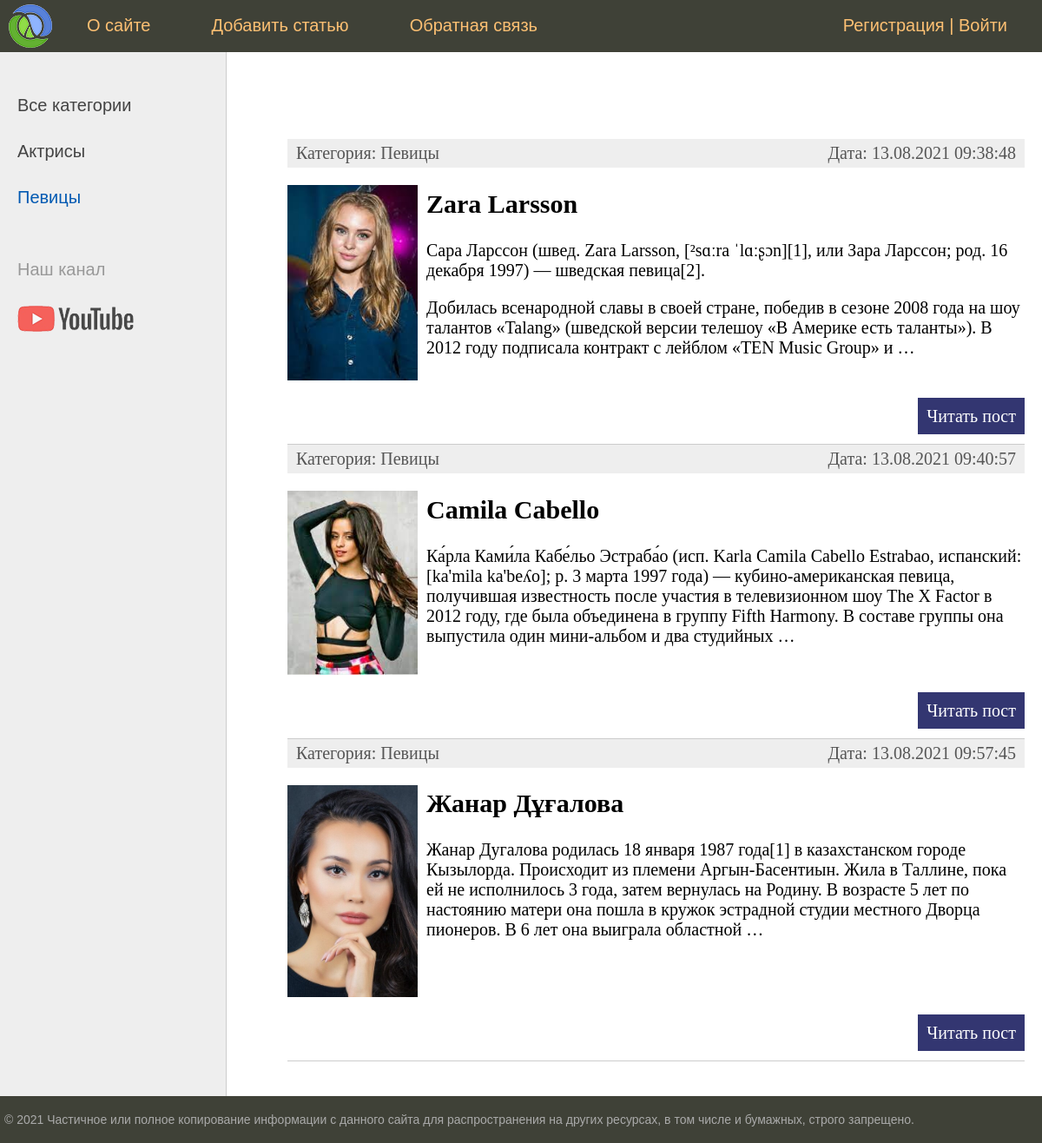
Screenshot of /category/pevicy/ with the database file from the repository.
### women/models.py (models this page shows, shortened)
class Category(models.Model):
    name = models.CharField(max_length=100, db_index=True, verbose_name='Категория')
    slug = models.SlugField(max_length=255, unique=True, db_index=True, verbose_name='URL')
    def __str__(self):
        return self.name
    def get_absolute_url(self):
        return reverse('category', kwargs={'cat_slug': self.slug})
    class Meta:
        verbose_name = 'Категория'
        verbose_name_plural = 'Категории'
        ordering = ['id']

class Women(models.Model):
    title = models.CharField(max_length=255, verbose_name="Заголовок")
    slug = models.SlugField(max_length=255, unique=True, db_index=True, verbose_name='URL')
    content = models.TextField(blank=True, verbose_name="Текст статьи")
    photo = models.ImageField(upload_to='photos/%Y/%m/%d/', verbose_name="Фото")
    time_create = models.DateTimeField(auto_now_add=True, verbose_name="Время создания")
    time_update = models.DateTimeField(auto_now=True, verbose_name="Время изменения")
    is_published = models.BooleanField(default=True, verbose_name="Публикация")
    cat = models.ForeignKey('Category', on_delete=models.PROTECT, verbose_name="Категории")
    def get_absolute_url(self):
        return reverse('post', kwargs={'post_slug': self.slug})
    class Meta:
        verbose_name = 'Известные женщины'
        verbose_name_plural = 'Известные женщины'
        ordering = ['time_create', 'title']

### women/views.py (the view)
# urls.py: path('category/<slug:cat_slug>/', WomenCategory.as_view(), name='category'),
class WomenCategory(ListView):
    model = Women
    template_name = 'women/index.html'
    context_object_name = 'posts'
    allow_empty = False
    def get_context_data(self, *, object_list=None, **kwargs):
        context = super().get_context_data(**kwargs)
        context['menu'] = menu
        context['title'] = 'Категория - ' + str(context['posts'][0].cat)
        context['cat_selected'] = context['posts'][0].cat_id
        return context
    def get_queryset(self):
        return Women.objects.filter(cat__slug=self.kwargs['cat_slug'], is_published=True)

### women/templatetags/women_tags.py (called while the page is built)
@register.simple_tag(name='getcats')
def get_categories():
    return Category.objects.all()

### women/templates/women/index.html (shortened to what this page needs)
{% extends 'women/base.html' %}
{% block content %}
<ul class="list-articles">
	{% for p in posts %}
			<li>
				<div class="article-panel">
					<p class="first">Категория: {{ p.cat }}</p>
					<p class="last">Дата: {{ p.time_update|date:"d.m.Y H:i:s" }}</p>
				</div>
				{% if p.photo %}
					<p><img src="{{ p.photo.url }}" class="img-article-left thumb"></p>
				{% endif %}
				<h2>{{p.title}}</h2>
	{% autoescape on %}
	{{p.content|linebreaks|truncatewords:50}}
	{% endautoescape %}
				<p class="link-read-post"><a href="{{ p.get_absolute_url }}">Читать пост</a></p>
			</li>
	{% endfor %}
</ul>
{% endblock %}

### women/templates/women/base.html (shortened to what this page needs)
{% load static %}
{% load women_tags %}
<!DOCTYPE html>
<html>
<head>
	<link type="text/css" href="{% static 'women/css/style.css' %}" rel="stylesheet" />
</head>
<body>
<table class="table-page" border=0 cellpadding="0" cellspacing="0">
<tr><td valign=top>
{% block mainmenu %}
		<div class="header">
			<ul id="mainmenu" class="mainmenu">
				<li class="logo"><a href="{% url 'home' %}"><div class="logo"></div></a></li>
				{% for m in menu %}
					<li><a href="{% url m.url_name %}">{{m.title}}</a></li>
				{% endfor %}
				{% if request.user.is_authenticated %}
					<li class="last"> {{ user.username }} | <a href="{% url 'logout' %}">Выйти</a></li>
				{% else %}
					<li class="last"><a href="{% url 'register' %}">Регистрация</a> | <a href="{% url 'login' %}">Войти</a></li>
				{% endif %}
			</ul>
		</div>
{% endblock mainmenu %}
<table class="table-content" border=0 cellpadding="0" cellspacing="0">
<tr>
	<td valign="top" class="left-chapters">
		{% getcats as categories %}
	<ul id="leftchapters">
		{% if cat_selected == 0 %}
			<li class="selected">Все категории</li>
		{% else %}
			<li><a href="{% url 'home' %}">Все категории</a></li>
		{% endif %}
		{% for c in categories %}
			{% if c.pk == cat_selected %}
				<li class="selected">{{ c.name }}</li>
			{% else %}
				<li><a href="{{ c.get_absolute_url }}">{{ c.name }}</a></li>
			{% endif %}
		{% endfor %}
		<li class="share">
		<p>Наш канал</p>
		<a class="share-yt" href="https://www.youtube.com/channel/UClJzWfGWuGJL2t-3dYKcHTA/playlists" target="_blank" rel="nofollow"></a>
		</li>
	</ul>
</td>
<td valign="top" class="content">
	<div class="content-text">
{% block content %}
{% endblock %}
	</div>
</td></tr></table>
</td></tr>
<tr><td valign=top>
	<div id="footer">
		<p>&copy; 2021 Частичное или полное копирование информации с данного сайта для распространения на других ресурсах, в том числе и бумажных, строго запрещено.</p>
	</div>
</td></tr></table>
</body>
</html>

### women/static/women/css/style.css (style rules this page uses)
html, body { font-family: 'Arial'; margin: 0; padding: 0; height: 100%; width: 100%; color: #444; }
a { color: #0059b2; text-decoration: none; }
img { max-width: 600px; height: auto; }
img.img-article-left { max-width: 300px; height: auto; float: left; padding: 0 10px 10px 0; }
img.img-article-left.thumb { max-width: 150px; height: auto; }
p.link-read-post { text-align: right; }
p.link-read-post a { padding: 10px; min-width: 100px; background: #333671; color: #fff; text-decoration: none; }
div.article-panel { background: #eee; padding: 5px 10px 5px 10px; box-sizing: border-box; overflow: hidden; color: #555; }
div.article-panel p.first { margin: 0; float: left; }
div.article-panel p.last { margin: 0; float: right; }
ul.list-articles { list-style: none; margin: 0; padding: 0; }
ul.list-articles li { border-bottom: 1px solid #ccc; }
.table-page { width: 100%; height: 100%; vertical-align: top; }
.table-page tr { height: 100%; }
.header { background: #3F4137; height: 60px; }
.logo { background: url('../images/logo.png') no-repeat 10px 5px; width: 70px; height: 60px; }
ul.mainmenu { list-style: none; margin: 0; padding: 0; height: 60px; color: #fdc073; font-size: 20px; overflow: hidden; }
ul.mainmenu li { float: left; margin: 18px 40px 0 30px; }
ul.mainmenu li.logo { margin: 0; }
ul.mainmenu li.last { float: right; }
ul.mainmenu li a { color: #fdc073; text-decoration: none; }
.table-content { width: 100%; min-height: 100%; height: 100%; }
.left-chapters { margin: 0; background: #eee; border-right: 1px solid #ccc; min-height: 100%; }
.left-chapters ul { width: 230px; min-height: 100%; margin: 0; padding: 20px 10px 10px 20px; list-style: none; font-size: 20px; }
.left-chapters ul li { margin: 30px 0 0 0; color: #999; }
.left-chapters ul li.selected { color: #0059b2; }
.left-chapters ul li a { color: #444; text-decoration: none; }
.left-chapters ul li.share { margin: 60px 0 0 0; }
.left-chapters ul li.share p { margin: 30px 0 30px 0; }
.left-chapters ul li.share a { display: inline-block; width: 40px; height: 40px; margin: 0 20px 0 0; }
.left-chapters ul li.share a.share-yt { width: 100%; height: 30px; background: url('../images/share_yt.png') no-repeat 0 0 }
.content { padding: 40px 20px 20px 40px; width: 100%; box-sizing: border-box; }
.content-text { margin: 60px 0 0 30px; color: #000; font-size: 20px; font-family: Yandex Sans Display Light; }
#footer { box-sizing: border-box; background: #3F4137; padding: 5px; color: #aaa; font-size: 14px; font-family: Verdana, Geneva, Arial, Helvetica; text-align: left; overflow: hidden; }

### rows the page displays
Category: name "Актрисы"
Category: name "Певицы"
Women: cat "Певицы", time_update "13.08.2021 09:38:48", photo (picture), title "Zara Larsson", content "Сара Ларссон (швед. Zara Larsson, [²sɑːra ˈlɑːʂɔn][1], или Зара Ларссон; род. 16 декабря 1997) — шведская певица[2]. Добилась всенародной славы в своей стране, победив в сезоне 2008 года на шоу талантов «Talang» (шведской версии телешоу «В Америке есть таланты»). В 2012 году подписала контракт с лейблом «TEN Music Group» и …"
Women: cat "Певицы", time_update "13.08.2021 09:40:57", photo (picture), title "Camila Cabello", content "Ка́рла Ками́ла Кабе́льо Эстраба́о (исп. Karla Camila Cabello Estrabao, испанский: [ka'mila ka'beʎo]; р. 3 марта 1997 года) — кубино-американская певица, получившая известность после участия в телевизионном шоу The X Factor в 2012 году, где была объединена в группу Fifth Harmony. В составе группы она выпустила один мини-альбом и два студийных …"
Women: cat "Певицы", time_update "13.08.2021 09:57:45", photo (picture), title "Жанар Дұғалова", content "Жанар Дугалова родилась 18 января 1987 года[1] в казахстанском городе Кызылорда. Происходит из племени Аргын-Басентиын. Жила в Таллине, пока ей не исполнилось 3 года, затем вернулась на Родину. В возрасте 5 лет по настоянию матери она пошла в кружок эстрадной студии местного Дворца пионеров. В 6 лет она выиграла областной …"

### other values shown
{{ m.title }} "О сайте" "Добавить статью" "Обратная связь"
